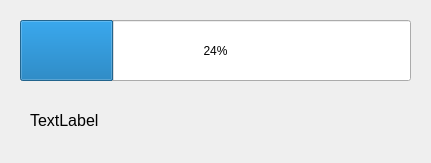
<?xml version="1.0" encoding="UTF-8"?>
<ui version="4.0">
 <class>Form</class>
 <widget class="QWidget" name="Form">
  <property name="geometry">
   <rect>
    <x>0</x>
    <y>0</y>
    <width>431</width>
    <height>163</height>
   </rect>
  </property>
  <property name="windowTitle">
   <string>Form</string>
  </property>
  <widget class="QLabel" name="filename">
   <property name="geometry">
    <rect>
     <x>30</x>
     <y>95</y>
     <width>341</width>
     <height>51</height>
    </rect>
   </property>
   <property name="font">
    <font>
     <pointsize>12</pointsize>
    </font>
   </property>
   <property name="text">
    <string>TextLabel</string>
   </property>
  </widget>
  <widget class="QProgressBar" name="progressBar_video">
   <property name="geometry">
    <rect>
     <x>20</x>
     <y>20</y>
     <width>391</width>
     <height>61</height>
    </rect>
   </property>
   <property name="value">
    <number>24</number>
   </property>
  </widget>
 </widget>
 <resources/>
 <connections/>
</ui>
